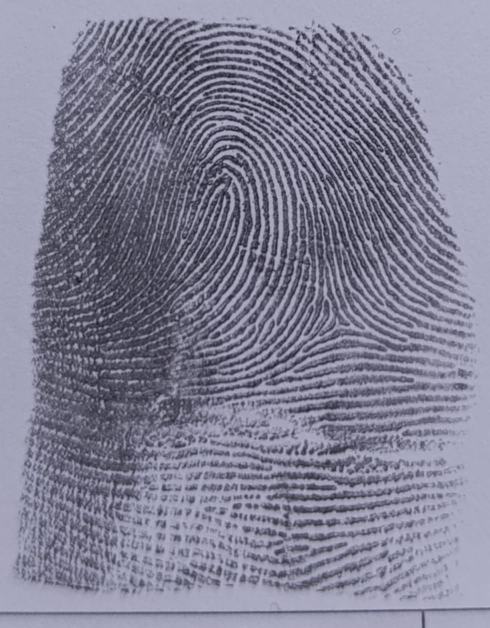
#> input picture uploads/20250324_113944_1_IMG-20250319-WA0136.jpg, 979 x 1256 px (shown at 1/2 size)
$ python -i preprocessor.py   (imports and definitions only)   (older library calls are emulated)
#> lines starting #> are read from the running program, lines starting #| are printed output that depends on the picture
#> further down, picture is the input picture: shape (1256, 979, 3); mean B, G, R 148.5, 128.7, 129.6
import cv2
import numpy as np
from scipy import ndimage
import psutil
import os
import gc

# [16 lines left out: function get_system_info, not called in this run]

def get_device_info():
    """Get system information for optimization"""
    info = {
        'cpu_count': psutil.cpu_count(),
        'memory': psutil.virtual_memory().total,
        'platform': os.name,
        'max_image_size': (1024, 1024)  # Default max image size
    }
    return info

# [108 lines left out: functions preprocess_image, enhance_contrast, remove_noise, detect_edges, normalize_image, not called in this run]

def enhance_image_quality(image):
    """
    تحسين جودة الصورة مع تحسينات الأداء

    Args:
        image (numpy.ndarray): صورة البصمة

    Returns:
        dict: قاموس يحتوي على الصور في مراحل المعالجة المختلفة
    """
    device_info = get_device_info()

    # تحويل إلى تدرج الرمادي
    if len(image.shape) == 3:
        gray = cv2.cvtColor(image, cv2.COLOR_BGR2GRAY)
    else:
        gray = image.copy()

    # تغيير حجم الصورة إذا كانت كبيرة جداً
    if gray.shape[0] > device_info['max_image_size'][0] or gray.shape[1] > device_info['max_image_size'][1]:
        scale = min(device_info['max_image_size'][0] / gray.shape[0],
                   device_info['max_image_size'][1] / gray.shape[1])
#> scale = 0.815
        gray = cv2.resize(gray, None, fx=scale, fy=scale, interpolation=cv2.INTER_AREA)
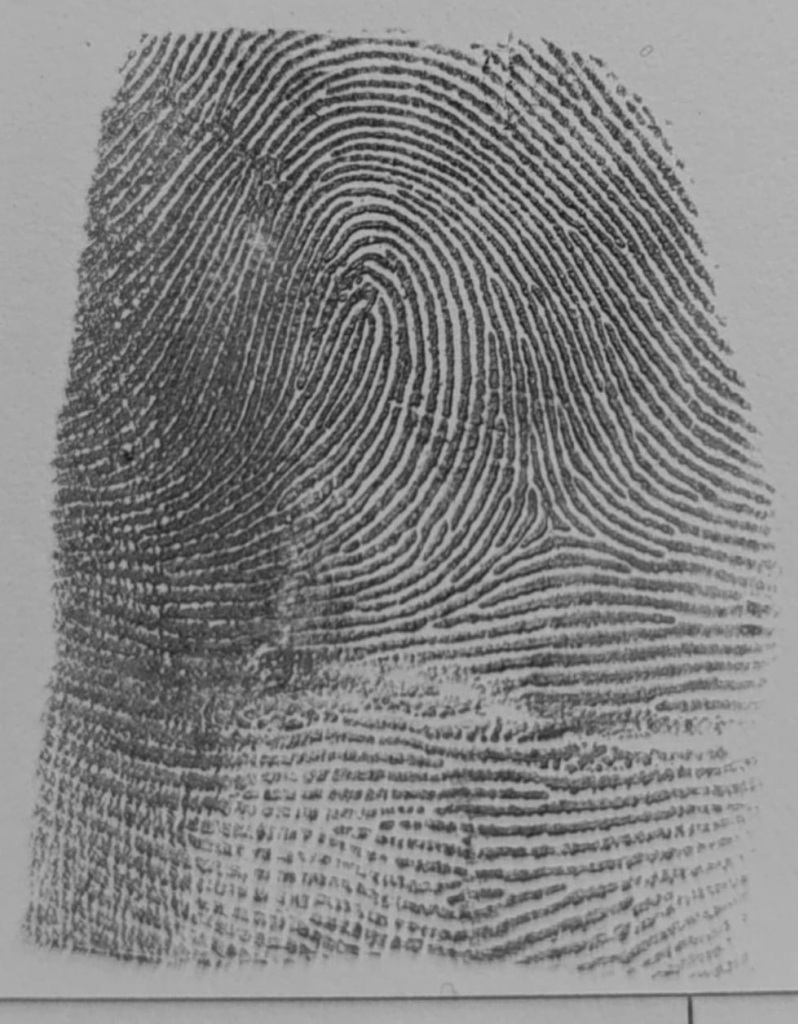
#> gray: shape (1024, 798); min 22, max 187, mean 131.1

    # تحسين التباين باستخدام CLAHE
    clahe = cv2.createCLAHE(clipLimit=3.0, tileGridSize=(8,8))
    enhanced = clahe.apply(gray)
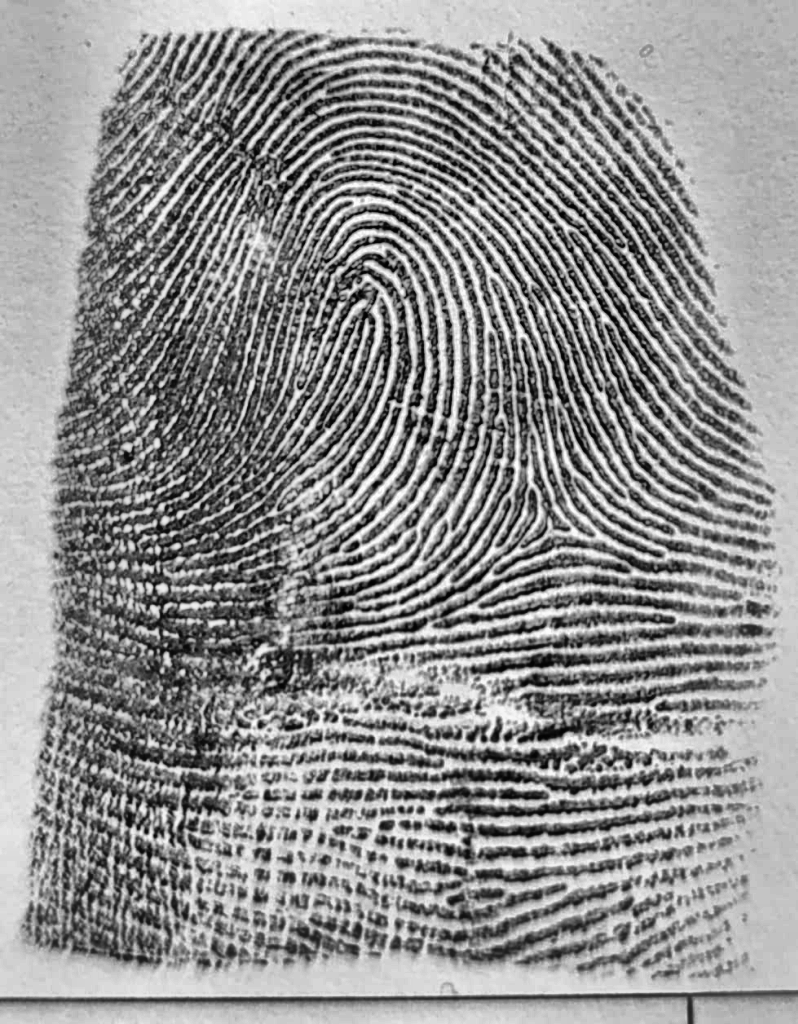
#> enhanced: shape (1024, 798); min 0, max 255, mean 143.9

    # إزالة الضوضاء باستخدام Bilateral Filter
    denoised = cv2.bilateralFilter(enhanced, 9, 75, 75)
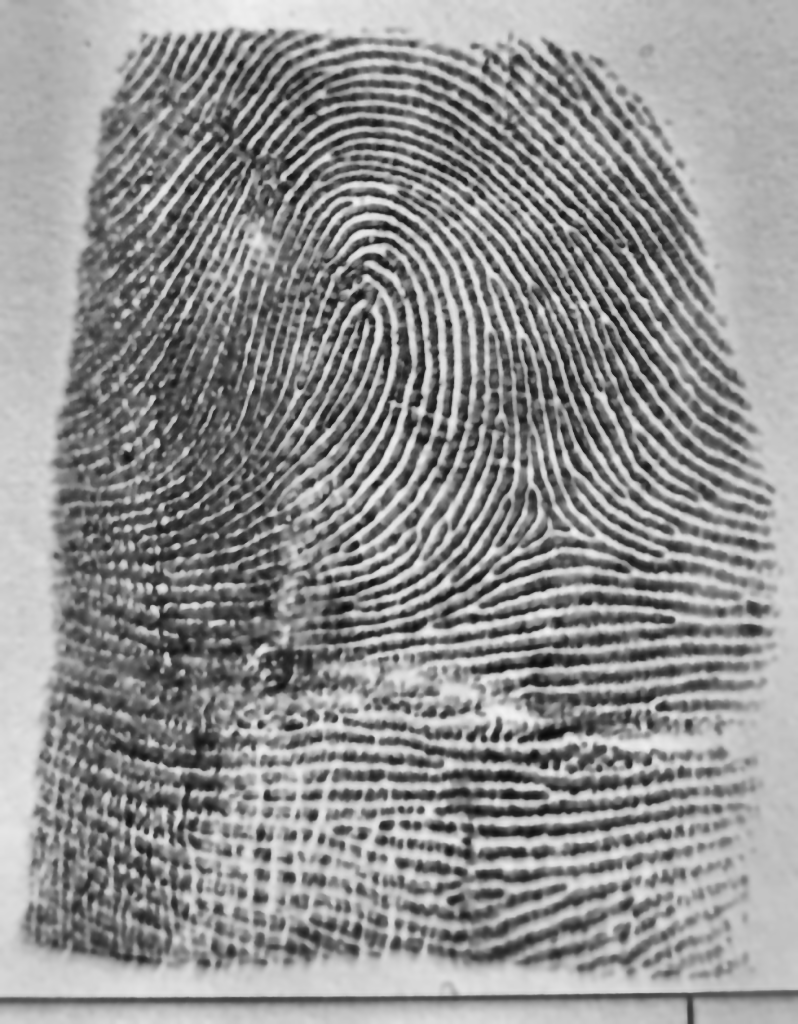
#> denoised: shape (1024, 798); min 11, max 243, mean 144.1

    # تحسين الحواف باستخدام Canny
    edges = cv2.Canny(denoised, 50, 150)
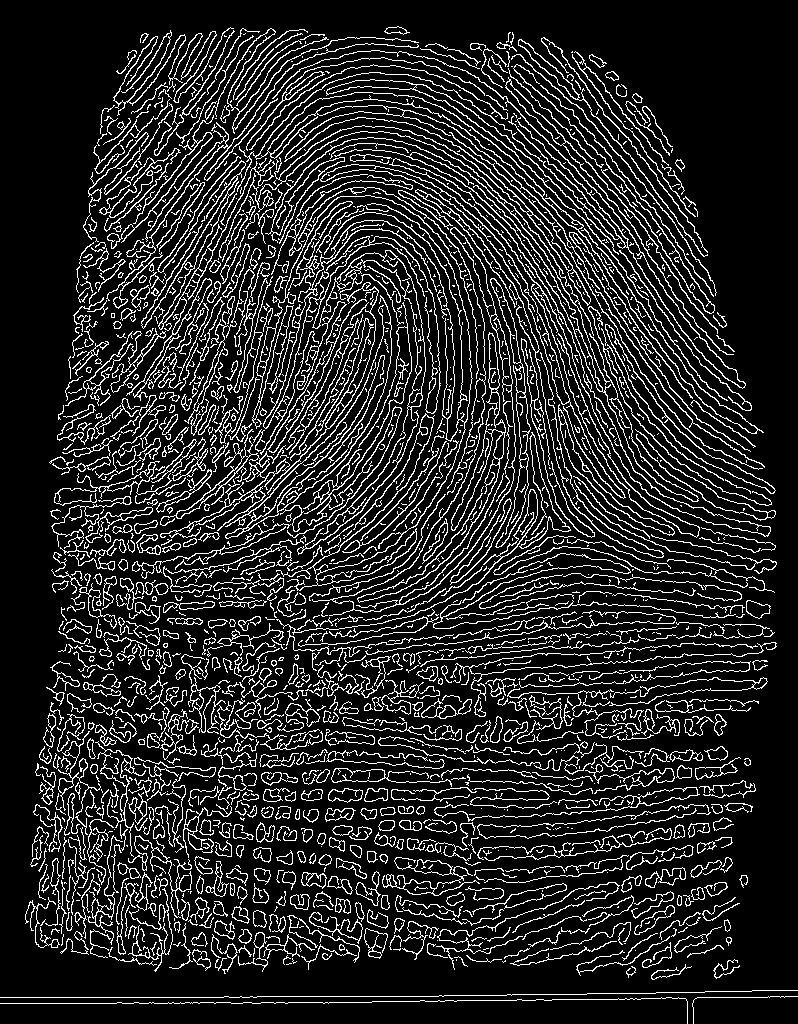
#> edges: shape (1024, 798); 14.8% white in thin lines or dots

    # تطبيق مرشح Gaussian
    blurred = cv2.GaussianBlur(denoised, (5, 5), 0)

    # تحسين التباين مرة أخرى
    enhanced_final = clahe.apply(blurred)
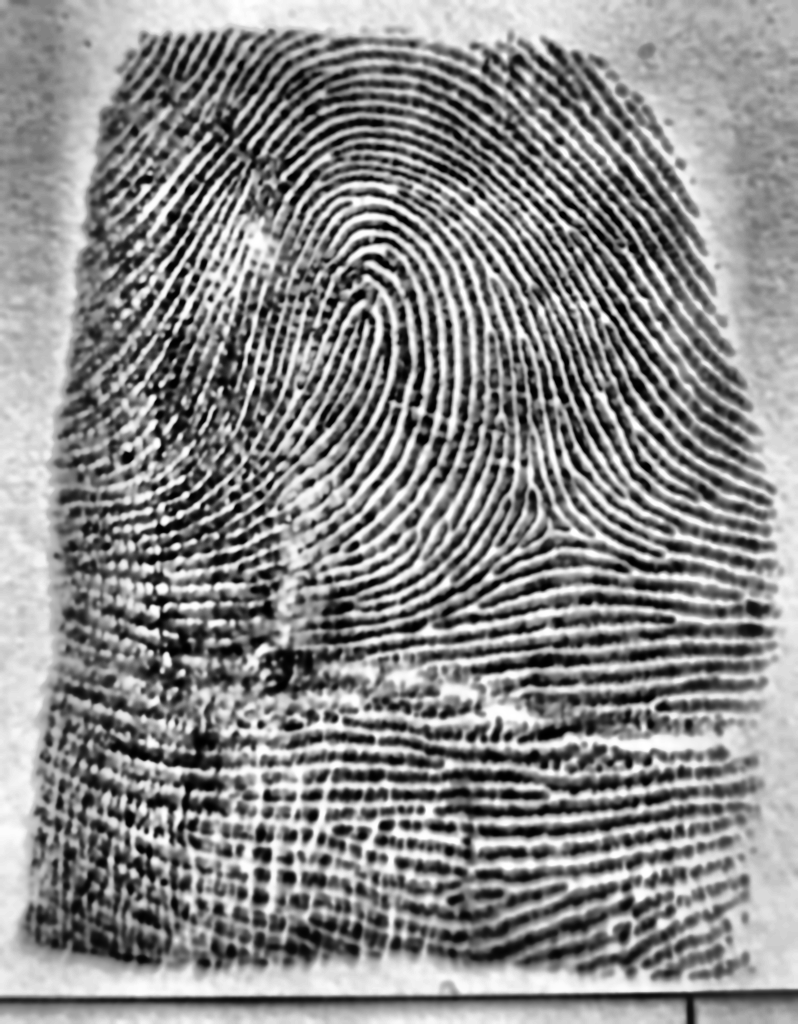
#> enhanced_final: shape (1024, 798); min 0, max 255, mean 138

    # تصحيح الإضاءة للصور الملونة
    if len(image.shape) == 3:
        lab = cv2.cvtColor(image, cv2.COLOR_BGR2LAB)
#> lab: shape (1256, 979, 3); mean of channels 0, 1, 2 138.1, 132.6, 117.4
        l, a, b = cv2.split(lab)
        clahe = cv2.createCLAHE(clipLimit=3.0, tileGridSize=(8,8))
        cl = clahe.apply(l)
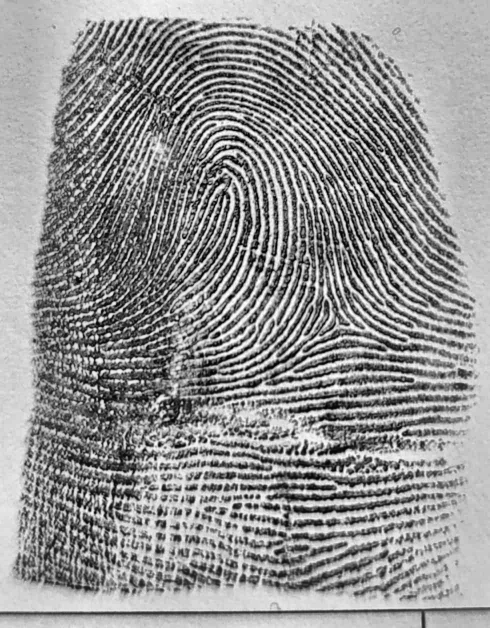
#> cl: shape (1256, 979) (shown at 1/2 size); min 0, max 255, mean 146.2
        limg = cv2.merge((cl,a,b))
#> limg: shape (1256, 979, 3); mean of channels 0, 1, 2 146.2, 132.6, 117.4
        final = cv2.cvtColor(limg, cv2.COLOR_LAB2BGR)
    else:
        final = enhanced_final

    # تنظيف الذاكرة
    gc.collect()

    return {
        'original': image,
        'gray': gray,
        'enhanced': enhanced,
        'denoised': denoised,
        'edges': edges,
        'final': final
    }

# [87 lines left out: functions check_image_quality, preprocess_fingerprint, not called in this run]

>>> import cv2
>>> picture = cv2.imread('../uploads/20250324_113944_1_IMG-20250319-WA0136.jpg')
>>> result = enhance_image_quality(picture)
#> result = 6 items

$ run again, on uploads/20250324_113944_2_IMG-20250319-WA0135.jpg
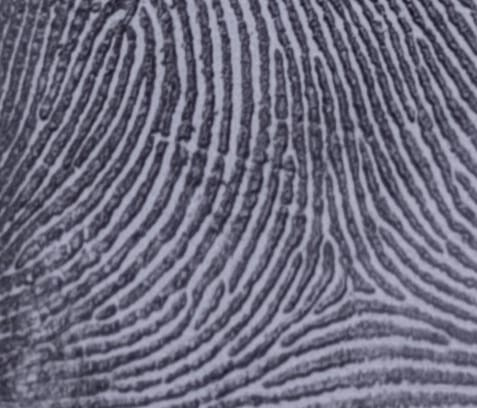
#> input picture uploads/20250324_113944_2_IMG-20250319-WA0135.jpg, 477 x 408 px
#> picture is the input picture: shape (408, 477, 3); mean B, G, R 126.8, 108, 109.4
#> in enhance_image_quality, `edges = cv2.Canny(denoised, 50, 150)`:
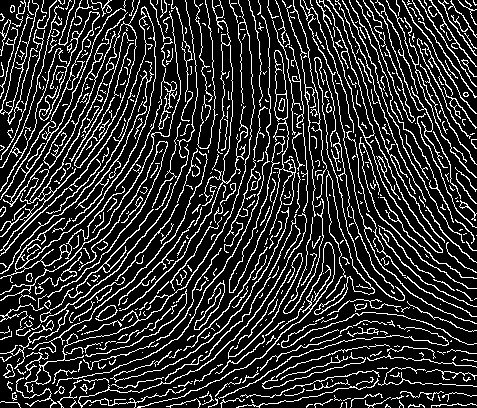
#> edges: shape (408, 477); 18.6% white in thin lines or dots
#> in enhance_image_quality, `enhanced_final = clahe.apply(blurred)`:
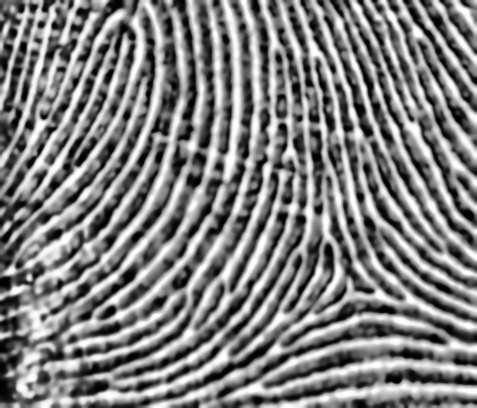
#> enhanced_final: shape (408, 477); min 0, max 255, mean 128.5
#> lab: shape (408, 477, 3); mean of channels 0, 1, 2 117.1, 132.7, 117.7
#> limg: shape (408, 477, 3); mean of channels 0, 1, 2 130.5, 132.7, 117.7
#> result = 6 items
